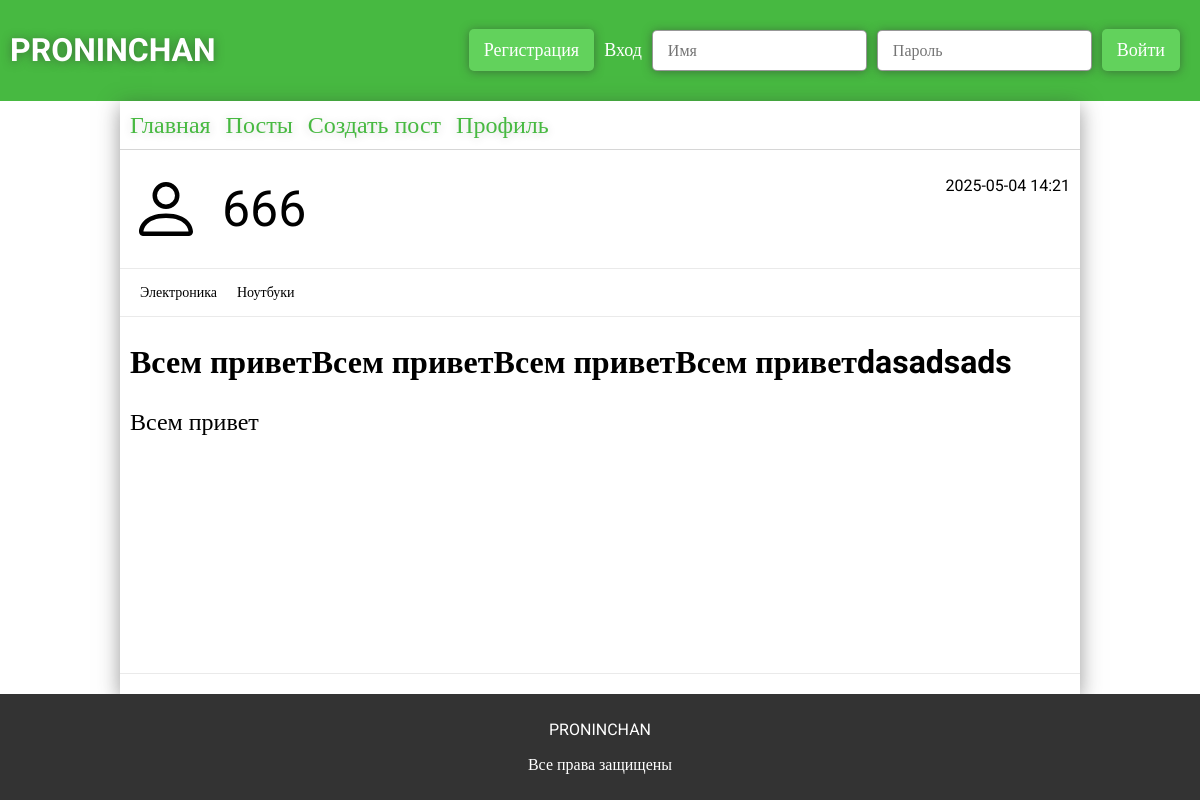
The page /post/5 on the database its author committed.
### app.py (models this page shows)
class Users(db.Model):
    __tablename__ = 'users'
    id = db.Column(db.Integer, primary_key=True)
    username = db.Column(db.String(32), unique=True, nullable=False)
    photo = db.Column(db.BLOB)
    email = db.Column(db.String(64), unique=True, nullable=False)
    password = db.Column(db.String(30), nullable=False)
    access = db.Column(db.String(64), nullable=False, default='user')

class ForumPosts(db.Model):
    __tablename__ = 'forum_posts'
    id = db.Column(db.Integer, primary_key=True)
    user_id = db.Column(db.Integer, db.ForeignKey('users.id'), nullable=False)
    theme = db.Column(db.String(124), nullable=False)
    text = db.Column(db.Text, nullable=False)
    section_id = db.Column(db.Integer, db.ForeignKey('forum_sections.id'), nullable=False)
    category_id = db.Column(db.Integer, db.ForeignKey('forum_categories.id'), nullable=False)
    created_at = db.Column(db.DateTime, default=datetime.now)
    user = db.relationship("Users", backref="posts")
    sections = db.relationship("ForumSections")
    categories = db.relationship("ForumCategory")
    all_comments = db.relationship("ForumComments", backref="forum_post", cascade="all, delete-orphan")

class ForumSections(db.Model):
    __tablename__ = 'forum_sections'
    id = db.Column(db.Integer, primary_key=True)
    section = db.Column(db.String(32), unique=True, nullable=False)
    category = db.relationship('ForumCategory', backref='section', lazy=True)
    posts = db.relationship('ForumPosts', backref='section', lazy=True)

class ForumCategory(db.Model):
    __tablename__ = 'forum_categories'
    id = db.Column(db.Integer, primary_key=True)
    category = db.Column(db.String(32), unique=True, nullable=False)
    section_id = db.Column(db.Integer, db.ForeignKey('forum_sections.id'), nullable=False)
    posts = db.relationship('ForumPosts', backref='category', lazy=True)

### app.py (the view)
@app.route('/post/<int:post>', methods=['GET','POST'])
def post(post):
    comments = ForumComments.query.filter_by(post_id=post).order_by(ForumComments.created_at.desc()).all()
    sections = ForumSections.query.all()
    category = ForumCategory.query.all()
    posts = ForumPosts.query.all()
    post = ForumPosts.query.get_or_404(post)
    return render_template('post.html', post=post, posts=posts, category=category, sections=sections, comments=comments)

### templates/post.html (shortened to what this page needs)
{% extends 'main.html' %}
{% block main %}
<link rel="stylesheet" href="{{url_for('static', filename='css/post.css')}}">
    <div class="post-created">
        <div>
            <img src="../static/img/person.svg" alt="" class="profile-img" />
            <p>{{post.user.username}}</p>
        </div>
        <p>{{post.created_at.strftime('%Y-%m-%d %H:%M')}}</p>
    </div>
    <div class="post-main">
        <div>
            <p>{{post.sections.section}}</p>
            <p>{{post.categories.category}}</p>
        </div>
        <h2>{{post.theme}}</h2>
        <p>{{post.text}}</p>
    </div>
    <div class="post-comments">
    </div>
{% endblock %}

### static/css/base.css (style rules this page uses)
* { font-family: "Roboto"; }
body { margin: 0; padding: 0; display: flex; flex-direction: column; min-height: 100vh; }

### static/css/post.css (style rules this page uses)
.post-created { display: flex; justify-content: space-between; padding: 10px; border-bottom: 1px solid rgba(51, 51, 51, 0.1); }
.post-created div { display: flex; align-items: center; }
.post-created div img { width: 72px; }
.post-created div p { font-size: 50px; margin: 20px; }
.post-main { flex: 1; }
.post-main div { display: flex; border-bottom: 1px solid rgba(51, 51, 51, 0.1); padding: 10px; }
.post-main div p { font-size: 14px; margin: 5px 10px; }
.post-main h2 { margin-left: 10px; font-size: 32px; }
.post-main p { margin-left: 10px; font-size: 24px; }
.post-comments { border-top: 1px solid rgba(51, 51, 51, 0.1); padding: 10px; display: flex; }

### rows shown on the page
Users: user.username "666"
ForumPosts: created_at "2025-05-04 14:21", theme "Всем приветВсем приветВсем приветВсем приветdasadsads", text "Всем привет"
ForumSections: sections.section "Электроника"
ForumCategory: categories.category "Ноутбуки"
